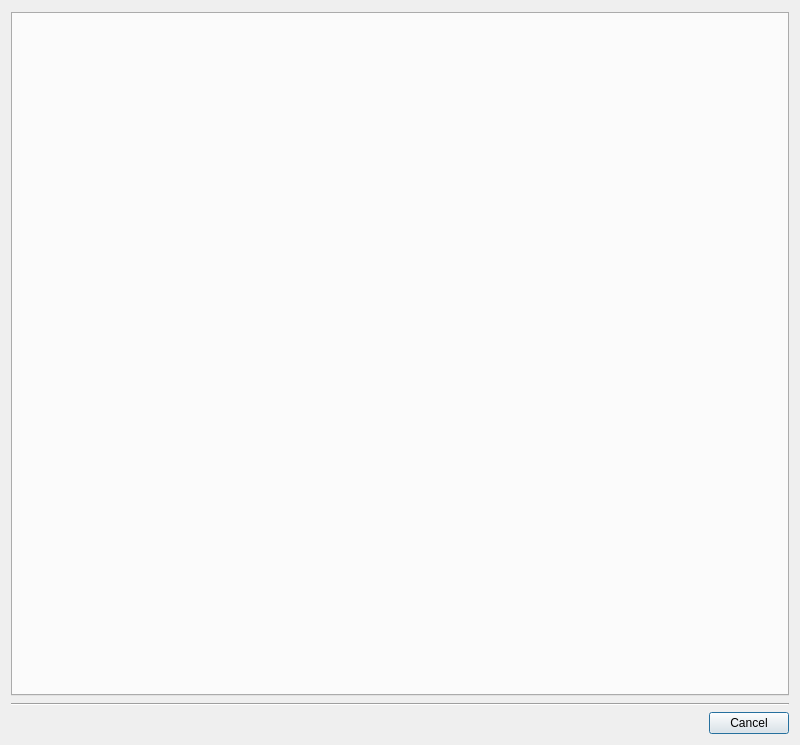
<?xml version="1.0" encoding="UTF-8"?>
<ui version="4.0">
 <class>CameraSettingsDialog</class>
 <widget class="QDialog" name="CameraSettingsDialog">
  <property name="geometry">
   <rect>
    <x>0</x>
    <y>0</y>
    <width>800</width>
    <height>745</height>
   </rect>
  </property>
  <layout class="QVBoxLayout" name="verticalLayout">
   <item>
    <layout class="QVBoxLayout" name="verticalLayout2">
     <property name="spacing">
      <number>1</number>
     </property>
     <property name="leftMargin">
      <number>0</number>
     </property>
     <property name="topMargin">
      <number>0</number>
     </property>
     <property name="rightMargin">
      <number>0</number>
     </property>
     <property name="bottomMargin">
      <number>0</number>
     </property>
     <item>
      <widget class="nx::vms::client::desktop::DefaultPasswordAlertBar" name="defaultPasswordAlert" native="true"/>
     </item>
     <item>
      <widget class="QTabWidget" name="tabWidget"/>
     </item>
     <item>
      <widget class="nx::vms::client::desktop::AlertBar" name="scheduleAlertBar" native="true"/>
     </item>
    </layout>
   </item>
   <item>
    <widget class="Line" name="line">
     <property name="orientation">
      <enum>Qt::Horizontal</enum>
     </property>
    </widget>
   </item>
   <item>
    <widget class="QDialogButtonBox" name="buttonBox">
     <property name="orientation">
      <enum>Qt::Horizontal</enum>
     </property>
     <property name="standardButtons">
      <set>QDialogButtonBox::Cancel</set>
     </property>
    </widget>
   </item>
  </layout>
 </widget>
 <customwidgets>
  <customwidget>
   <class>nx::vms::client::desktop::DefaultPasswordAlertBar</class>
   <extends>QWidget</extends>
   <header location="global">nx/vms/client/desktop/resource_properties/camera/widgets/default_password_alert_bar.h</header>
   <container>1</container>
  </customwidget>
  <customwidget>
   <class>nx::vms::client::desktop::AlertBar</class>
   <extends>QWidget</extends>
   <header>nx/vms/client/desktop/common/widgets/control_bars.h</header>
   <container>1</container>
  </customwidget>
 </customwidgets>
 <resources/>
 <connections/>
</ui>
